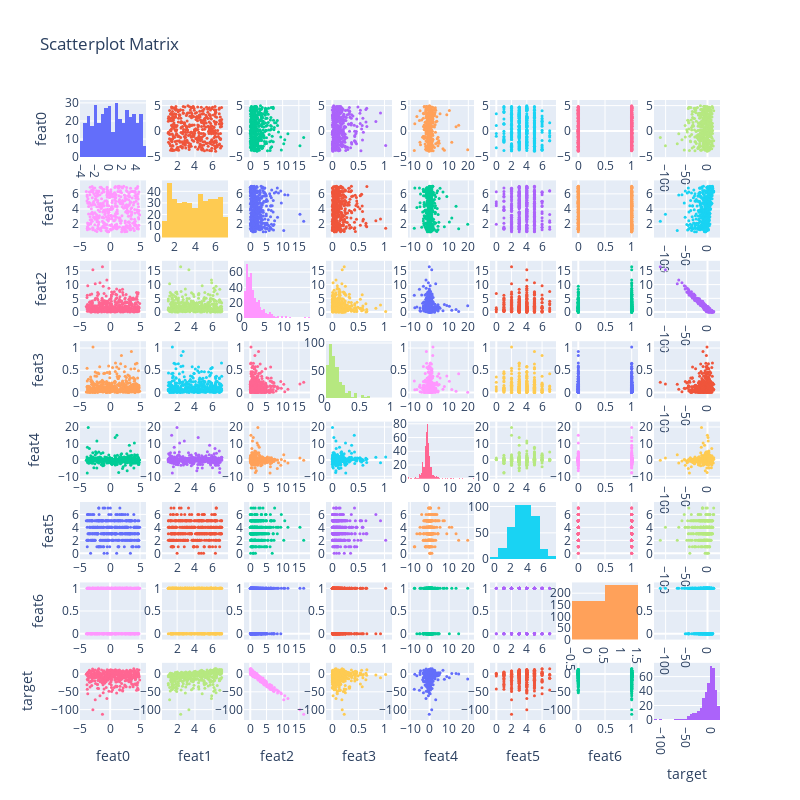

Here is the notebook cell this chart was saved with:
### Markdown cell above
### Perform small EDA (Exploratory Data Analysis)

### Code cell
ff.create_scatterplotmatrix(
    df=df_train,
    diag="histogram",
    # index="target",
    size=3,
    colormap_type="cat",
    width=800,
    height=800,
)

### Figure 1 — Plotly figure (JSON) as saved in the notebook; plotly's stock layout.template omitted (floating-point values rounded to 4 significant figures; data arrays with more than 128 entries replaced by an {"elided": "..."} marker saying what was removed)
{"data": [{"showlegend": false, "type": "histogram", "x": {"elided": "400 float values"}, "xaxis": "x", "yaxis": "y"}, {"marker": {"size": 3}, "mode": "markers", "showlegend": false, "type": "scatter", "x": {"elided": "400 float values"}, "xaxis": "x2", "y": {"elided": "400 float values"}, "yaxis": "y2"}, {"marker": {"size": 3}, "mode": "markers", "showlegend": false, "type": "scatter", "x": {"elided": "400 float values"}, "xaxis": "x3", "y": {"elided": "400 float values"}, "yaxis": "y3"}, {"marker": {"size": 3}, "mode": "markers", "showlegend": false, "type": "scatter", "x": {"elided": "400 float values"}, "xaxis": "x4", "y": {"elided": "400 float values"}, "yaxis": "y4"}, {"marker": {"size": 3}, "mode": "markers", "showlegend": false, "type": "scatter", "x": {"elided": "400 float values"}, "xaxis": "x5", "y": {"elided": "400 float values"}, "yaxis": "y5"}, {"marker": {"size": 3}, "mode": "markers", "showlegend": false, "type": "scatter", "x": {"elided": "400 int values"}, "xaxis": "x6", "y": {"elided": "400 float values"}, "yaxis": "y6"}, {"marker": {"size": 3}, "mode": "markers", "showlegend": false, "type": "scatter", "x": {"elided": "400 int values"}, "xaxis": "x7", "y": {"elided": "400 float values"}, "yaxis": "y7"}, {"marker": {"size": 3}, "mode": "markers", "showlegend": false, "type": "scatter", "x": {"elided": "400 float values"}, "xaxis": "x8", "y": {"elided": "400 float values"}, "yaxis": "y8"}, {"marker": {"size": 3}, "mode": "markers", "showlegend": false, "type": "scatter", "x": {"elided": "400 float values"}, "xaxis": "x9", "y": {"elided": "400 float values"}, "yaxis": "y9"}, {"showlegend": false, "type": "histogram", "x": {"elided": "400 float values"}, "xaxis": "x10", "yaxis": "y10"}, {"marker": {"size": 3}, "mode": "markers", "showlegend": false, "type": "scatter", "x": {"elided": "400 float values"}, "xaxis": "x11", "y": {"elided": "400 float values"}, "yaxis": "y11"}, {"marker": {"size": 3}, "mode": "markers", "showlegend": false, "type": "scatter", "x": {"elided": "400 float values"}, "xaxis": "x12", "y": {"elided": "400 float values"}, "yaxis": "y12"}, {"marker": {"size": 3}, "mode": "markers", "showlegend": false, "type": "scatter", "x": {"elided": "400 float values"}, "xaxis": "x13", "y": {"elided": "400 float values"}, "yaxis": "y13"}, {"marker": {"size": 3}, "mode": "markers", "showlegend": false, "type": "scatter", "x": {"elided": "400 int values"}, "xaxis": "x14", "y": {"elided": "400 float values"}, "yaxis": "y14"}, {"marker": {"size": 3}, "mode": "markers", "showlegend": false, "type": "scatter", "x": {"elided": "400 int values"}, "xaxis": "x15", "y": {"elided": "400 float values"}, "yaxis": "y15"}, {"marker": {"size": 3}, "mode": "markers", "showlegend": false, "type": "scatter", "x": {"elided": "400 float values"}, "xaxis": "x16", "y": {"elided": "400 float values"}, "yaxis": "y16"}, {"marker": {"size": 3}, "mode": "markers", "showlegend": false, "type": "scatter", "x": {"elided": "400 float values"}, "xaxis": "x17", "y": {"elided": "400 float values"}, "yaxis": "y17"}, {"marker": {"size": 3}, "mode": "markers", "showlegend": false, "type": "scatter", "x": {"elided": "400 float values"}, "xaxis": "x18", "y": {"elided": "400 float values"}, "yaxis": "y18"}, {"showlegend": false, "type": "histogram", "x": {"elided": "400 float values"}, "xaxis": "x19", "yaxis": "y19"}, {"marker": {"size": 3}, "mode": "markers", "showlegend": false, "type": "scatter", "x": {"elided": "400 float values"}, "xaxis": "x20", "y": {"elided": "400 float values"}, "yaxis": "y20"}, {"marker": {"size": 3}, "mode": "markers", "showlegend": false, "type": "scatter", "x": {"elided": "400 float values"}, "xaxis": "x21", "y": {"elided": "400 float values"}, "yaxis": "y21"}, {"marker": {"size": 3}, "mode": "markers", "showlegend": false, "type": "scatter", "x": {"elided": "400 int values"}, "xaxis": "x22", "y": {"elided": "400 float values"}, "yaxis": "y22"}, {"marker": {"size": 3}, "mode": "markers", "showlegend": false, "type": "scatter", "x": {"elided": "400 int values"}, "xaxis": "x23", "y": {"elided": "400 float values"}, "yaxis": "y23"}, {"marker": {"size": 3}, "mode": "markers", "showlegend": false, "type": "scatter", "x": {"elided": "400 float values"}, "xaxis": "x24", "y": {"elided": "400 float values"}, "yaxis": "y24"}, {"marker": {"size": 3}, "mode": "markers", "showlegend": false, "type": "scatter", "x": {"elided": "400 float values"}, "xaxis": "x25", "y": {"elided": "400 float values"}, "yaxis": "y25"}, {"marker": {"size": 3}, "mode": "markers", "showlegend": false, "type": "scatter", "x": {"elided": "400 float values"}, "xaxis": "x26", "y": {"elided": "400 float values"}, "yaxis": "y26"}, {"marker": {"size": 3}, "mode": "markers", "showlegend": false, "type": "scatter", "x": {"elided": "400 float values"}, "xaxis": "x27", "y": {"elided": "400 float values"}, "yaxis": "y27"}, {"showlegend": false, "type": "histogram", "x": {"elided": "400 float values"}, "xaxis": "x28", "yaxis": "y28"}, {"marker": {"size": 3}, "mode": "markers", "showlegend": false, "type": "scatter", "x": {"elided": "400 float values"}, "xaxis": "x29", "y": {"elided": "400 float values"}, "yaxis": "y29"}, {"marker": {"size": 3}, "mode": "markers", "showlegend": false, "type": "scatter", "x": {"elided": "400 int values"}, "xaxis": "x30", "y": {"elided": "400 float values"}, "yaxis": "y30"}, {"marker": {"size": 3}, "mode": "markers", "showlegend": false, "type": "scatter", "x": {"elided": "400 int values"}, "xaxis": "x31", "y": {"elided": "400 float values"}, "yaxis": "y31"}, {"marker": {"size": 3}, "mode": "markers", "showlegend": false, "type": "scatter", "x": {"elided": "400 float values"}, "xaxis": "x32", "y": {"elided": "400 float values"}, "yaxis": "y32"}, {"marker": {"size": 3}, "mode": "markers", "showlegend": false, "type": "scatter", "x": {"elided": "400 float values"}, "xaxis": "x33", "y": {"elided": "400 float values"}, "yaxis": "y33"}, {"marker": {"size": 3}, "mode": "markers", "showlegend": false, "type": "scatter", "x": {"elided": "400 float values"}, "xaxis": "x34", "y": {"elided": "400 float values"}, "yaxis": "y34"}, {"marker": {"size": 3}, "mode": "markers", "showlegend": false, "type": "scatter", "x": {"elided": "400 float values"}, "xaxis": "x35", "y": {"elided": "400 float values"}, "yaxis": "y35"}, {"marker": {"size": 3}, "mode": "markers", "showlegend": false, "type": "scatter", "x": {"elided": "400 float values"}, "xaxis": "x36", "y": {"elided": "400 float values"}, "yaxis": "y36"}, {"showlegend": false, "type": "histogram", "x": {"elided": "400 float values"}, "xaxis": "x37", "yaxis": "y37"}, {"marker": {"size": 3}, "mode": "markers", "showlegend": false, "type": "scatter", "x": {"elided": "400 int values"}, "xaxis": "x38", "y": {"elided": "400 float values"}, "yaxis": "y38"}, {"marker": {"size": 3}, "mode": "markers", "showlegend": false, "type": "scatter", "x": {"elided": "400 int values"}, "xaxis": "x39", "y": {"elided": "400 float values"}, "yaxis": "y39"}, {"marker": {"size": 3}, "mode": "markers", "showlegend": false, "type": "scatter", "x": {"elided": "400 float values"}, "xaxis": "x40", "y": {"elided": "400 float values"}, "yaxis": "y40"}, {"marker": {"size": 3}, "mode": "markers", "showlegend": false, "type": "scatter", "x": {"elided": "400 float values"}, "xaxis": "x41", "y": {"elided": "400 int values"}, "yaxis": "y41"}, {"marker": {"size": 3}, "mode": "markers", "showlegend": false, "type": "scatter", "x": {"elided": "400 float values"}, "xaxis": "x42", "y": {"elided": "400 int values"}, "yaxis": "y42"}, {"marker": {"size": 3}, "mode": "markers", "showlegend": false, "type": "scatter", "x": {"elided": "400 float values"}, "xaxis": "x43", "y": {"elided": "400 int values"}, "yaxis": "y43"}, {"marker": {"size": 3}, "mode": "markers", "showlegend": false, "type": "scatter", "x": {"elided": "400 float values"}, "xaxis": "x44", "y": {"elided": "400 int values"}, "yaxis": "y44"}, {"marker": {"size": 3}, "mode": "markers", "showlegend": false, "type": "scatter", "x": {"elided": "400 float values"}, "xaxis": "x45", "y": {"elided": "400 int values"}, "yaxis": "y45"}, {"showlegend": false, "type": "histogram", "x": {"elided": "400 int values"}, "xaxis": "x46", "yaxis": "y46"}, {"marker": {"size": 3}, "mode": "markers", "showlegend": false, "type": "scatter", "x": {"elided": "400 int values"}, "xaxis": "x47", "y": {"elided": "400 int values"}, "yaxis": "y47"}, {"marker": {"size": 3}, "mode": "markers", "showlegend": false, "type": "scatter", "x": {"elided": "400 float values"}, "xaxis": "x48", "y": {"elided": "400 int values"}, "yaxis": "y48"}, {"marker": {"size": 3}, "mode": "markers", "showlegend": false, "type": "scatter", "x": {"elided": "400 float values"}, "xaxis": "x49", "y": {"elided": "400 int values"}, "yaxis": "y49"}, {"marker": {"size": 3}, "mode": "markers", "showlegend": false, "type": "scatter", "x": {"elided": "400 float values"}, "xaxis": "x50", "y": {"elided": "400 int values"}, "yaxis": "y50"}, {"marker": {"size": 3}, "mode": "markers", "showlegend": false, "type": "scatter", "x": {"elided": "400 float values"}, "xaxis": "x51", "y": {"elided": "400 int values"}, "yaxis": "y51"}, {"marker": {"size": 3}, "mode": "markers", "showlegend": false, "type": "scatter", "x": {"elided": "400 float values"}, "xaxis": "x52", "y": {"elided": "400 int values"}, "yaxis": "y52"}, {"marker": {"size": 3}, "mode": "markers", "showlegend": false, "type": "scatter", "x": {"elided": "400 float values"}, "xaxis": "x53", "y": {"elided": "400 int values"}, "yaxis": "y53"}, {"marker": {"size": 3}, "mode": "markers", "showlegend": false, "type": "scatter", "x": {"elided": "400 int values"}, "xaxis": "x54", "y": {"elided": "400 int values"}, "yaxis": "y54"}, {"showlegend": false, "type": "histogram", "x": {"elided": "400 int values"}, "xaxis": "x55", "yaxis": "y55"}, {"marker": {"size": 3}, "mode": "markers", "showlegend": false, "type": "scatter", "x": {"elided": "400 float values"}, "xaxis": "x56", "y": {"elided": "400 int values"}, "yaxis": "y56"}, {"marker": {"size": 3}, "mode": "markers", "showlegend": false, "type": "scatter", "x": {"elided": "400 float values"}, "xaxis": "x57", "y": {"elided": "400 float values"}, "yaxis": "y57"}, {"marker": {"size": 3}, "mode": "markers", "showlegend": false, "type": "scatter", "x": {"elided": "400 float values"}, "xaxis": "x58", "y": {"elided": "400 float values"}, "yaxis": "y58"}, {"marker": {"size": 3}, "mode": "markers", "showlegend": false, "type": "scatter", "x": {"elided": "400 float values"}, "xaxis": "x59", "y": {"elided": "400 float values"}, "yaxis": "y59"}, {"marker": {"size": 3}, "mode": "markers", "showlegend": false, "type": "scatter", "x": {"elided": "400 float values"}, "xaxis": "x60", "y": {"elided": "400 float values"}, "yaxis": "y60"}, {"marker": {"size": 3}, "mode": "markers", "showlegend": false, "type": "scatter", "x": {"elided": "400 float values"}, "xaxis": "x61", "y": {"elided": "400 float values"}, "yaxis": "y61"}, {"marker": {"size": 3}, "mode": "markers", "showlegend": false, "type": "scatter", "x": {"elided": "400 int values"}, "xaxis": "x62", "y": {"elided": "400 float values"}, "yaxis": "y62"}, {"marker": {"size": 3}, "mode": "markers", "showlegend": false, "type": "scatter", "x": {"elided": "400 int values"}, "xaxis": "x63", "y": {"elided": "400 float values"}, "yaxis": "y63"}, {"showlegend": false, "type": "histogram", "x": {"elided": "400 float values"}, "xaxis": "x64", "yaxis": "y64"}], "layout": {"height": 800, "showlegend": true, "title": {"text": "Scatterplot Matrix"}, "width": 800, "xaxis": {"anchor": "y", "domain": [0, 0.1031]}, "xaxis10": {"anchor": "y10", "domain": [0.1281, 0.2312]}, "xaxis11": {"anchor": "y11", "domain": [0.2562, 0.3594]}, "xaxis12": {"anchor": "y12", "domain": [0.3844, 0.4875]}, "xaxis13": {"anchor": "y13", "domain": [0.5125, 0.6156]}, "xaxis14": {"anchor": "y14", "domain": [0.6406, 0.7438]}, "xaxis15": {"anchor": "y15", "domain": [0.7688, 0.8719]}, "xaxis16": {"anchor": "y16", "domain": [0.8969, 1]}, "xaxis17": {"anchor": "y17", "domain": [0, 0.1031]}, "xaxis18": {"anchor": "y18", "domain": [0.1281, 0.2312]}, "xaxis19": {"anchor": "y19", "domain": [0.2562, 0.3594]}, "xaxis2": {"anchor": "y2", "domain": [0.1281, 0.2312]}, "xaxis20": {"anchor": "y20", "domain": [0.3844, 0.4875]}, "xaxis21": {"anchor": "y21", "domain": [0.5125, 0.6156]}, "xaxis22": {"anchor": "y22", "domain": [0.6406, 0.7438]}, "xaxis23": {"anchor": "y23", "domain": [0.7688, 0.8719]}, "xaxis24": {"anchor": "y24", "domain": [0.8969, 1]}, "xaxis25": {"anchor": "y25", "domain": [0, 0.1031]}, "xaxis26": {"anchor": "y26", "domain": [0.1281, 0.2312]}, "xaxis27": {"anchor": "y27", "domain": [0.2562, 0.3594]}, "xaxis28": {"anchor": "y28", "domain": [0.3844, 0.4875]}, "xaxis29": {"anchor": "y29", "domain": [0.5125, 0.6156]}, "xaxis3": {"anchor": "y3", "domain": [0.2562, 0.3594]}, "xaxis30": {"anchor": "y30", "domain": [0.6406, 0.7438]}, "xaxis31": {"anchor": "y31", "domain": [0.7688, 0.8719]}, "xaxis32": {"anchor": "y32", "domain": [0.8969, 1]}, "xaxis33": {"anchor": "y33", "domain": [0, 0.1031]}, "xaxis34": {"anchor": "y34", "domain": [0.1281, 0.2312]}, "xaxis35": {"anchor": "y35", "domain": [0.2562, 0.3594]}, "xaxis36": {"anchor": "y36", "domain": [0.3844, 0.4875]}, "xaxis37": {"anchor": "y37", "domain": [0.5125, 0.6156]}, "xaxis38": {"anchor": "y38", "domain": [0.6406, 0.7438]}, "xaxis39": {"anchor": "y39", "domain": [0.7688, 0.8719]}, "xaxis4": {"anchor": "y4", "domain": [0.3844, 0.4875]}, "xaxis40": {"anchor": "y40", "domain": [0.8969, 1]}, "xaxis41": {"anchor": "y41", "domain": [0, 0.1031]}, "xaxis42": {"anchor": "y42", "domain": [0.1281, 0.2312]}, "xaxis43": {"anchor": "y43", "domain": [0.2562, 0.3594]}, "xaxis44": {"anchor": "y44", "domain": [0.3844, 0.4875]}, "xaxis45": {"anchor": "y45", "domain": [0.5125, 0.6156]}, "xaxis46": {"anchor": "y46", "domain": [0.6406, 0.7438]}, "xaxis47": {"anchor": "y47", "domain": [0.7688, 0.8719]}, "xaxis48": {"anchor": "y48", "domain": [0.8969, 1]}, "xaxis49": {"anchor": "y49", "domain": [0, 0.1031]}, "xaxis5": {"anchor": "y5", "domain": [0.5125, 0.6156]}, "xaxis50": {"anchor": "y50", "domain": [0.1281, 0.2312]}, "xaxis51": {"anchor": "y51", "domain": [0.2562, 0.3594]}, "xaxis52": {"anchor": "y52", "domain": [0.3844, 0.4875]}, "xaxis53": {"anchor": "y53", "domain": [0.5125, 0.6156]}, "xaxis54": {"anchor": "y54", "domain": [0.6406, 0.7438]}, "xaxis55": {"anchor": "y55", "domain": [0.7688, 0.8719]}, "xaxis56": {"anchor": "y56", "domain": [0.8969, 1]}, "xaxis57": {"anchor": "y57", "domain": [0, 0.1031], "title": {"text": "feat0"}}, "xaxis58": {"anchor": "y58", "domain": [0.1281, 0.2312], "title": {"text": "feat1"}}, "xaxis59": {"anchor": "y59", "domain": [0.2562, 0.3594], "title": {"text": "feat2"}}, "xaxis6": {"anchor": "y6", "domain": [0.6406, 0.7438]}, "xaxis60": {"anchor": "y60", "domain": [0.3844, 0.4875], "title": {"text": "feat3"}}, "xaxis61": {"anchor": "y61", "domain": [0.5125, 0.6156], "title": {"text": "feat4"}}, "xaxis62": {"anchor": "y62", "domain": [0.6406, 0.7438], "title": {"text": "feat5"}}, "xaxis63": {"anchor": "y63", "domain": [0.7688, 0.8719], "title": {"text": "feat6"}}, "xaxis64": {"anchor": "y64", "domain": [0.8969, 1], "title": {"text": "target"}}, "xaxis7": {"anchor": "y7", "domain": [0.7688, 0.8719]}, "xaxis8": {"anchor": "y8", "domain": [0.8969, 1]}, "xaxis9": {"anchor": "y9", "domain": [0, 0.1031]}, "yaxis": {"anchor": "x", "domain": [0.9078, 1.0], "title": {"text": "feat0"}}, "yaxis10": {"anchor": "x10", "domain": [0.7781, 0.8703]}, "yaxis11": {"anchor": "x11", "domain": [0.7781, 0.8703]}, "yaxis12": {"anchor": "x12", "domain": [0.7781, 0.8703]}, "yaxis13": {"anchor": "x13", "domain": [0.7781, 0.8703]}, "yaxis14": {"anchor": "x14", "domain": [0.7781, 0.8703]}, "yaxis15": {"anchor": "x15", "domain": [0.7781, 0.8703]}, "yaxis16": {"anchor": "x16", "domain": [0.7781, 0.8703]}, "yaxis17": {"anchor": "x17", "domain": [0.6484, 0.7406], "title": {"text": "feat2"}}, "yaxis18": {"anchor": "x18", "domain": [0.6484, 0.7406]}, "yaxis19": {"anchor": "x19", "domain": [0.6484, 0.7406]}, "yaxis2": {"anchor": "x2", "domain": [0.9078, 1.0]}, "yaxis20": {"anchor": "x20", "domain": [0.6484, 0.7406]}, "yaxis21": {"anchor": "x21", "domain": [0.6484, 0.7406]}, "yaxis22": {"anchor": "x22", "domain": [0.6484, 0.7406]}, "yaxis23": {"anchor": "x23", "domain": [0.6484, 0.7406]}, "yaxis24": {"anchor": "x24", "domain": [0.6484, 0.7406]}, "yaxis25": {"anchor": "x25", "domain": [0.5188, 0.6109], "title": {"text": "feat3"}}, "yaxis26": {"anchor": "x26", "domain": [0.5188, 0.6109]}, "yaxis27": {"anchor": "x27", "domain": [0.5188, 0.6109]}, "yaxis28": {"anchor": "x28", "domain": [0.5188, 0.6109]}, "yaxis29": {"anchor": "x29", "domain": [0.5188, 0.6109]}, "yaxis3": {"anchor": "x3", "domain": [0.9078, 1.0]}, "yaxis30": {"anchor": "x30", "domain": [0.5188, 0.6109]}, "yaxis31": {"anchor": "x31", "domain": [0.5188, 0.6109]}, "yaxis32": {"anchor": "x32", "domain": [0.5188, 0.6109]}, "yaxis33": {"anchor": "x33", "domain": [0.3891, 0.4813], "title": {"text": "feat4"}}, "yaxis34": {"anchor": "x34", "domain": [0.3891, 0.4813]}, "yaxis35": {"anchor": "x35", "domain": [0.3891, 0.4813]}, "yaxis36": {"anchor": "x36", "domain": [0.3891, 0.4813]}, "yaxis37": {"anchor": "x37", "domain": [0.3891, 0.4813]}, "yaxis38": {"anchor": "x38", "domain": [0.3891, 0.4813]}, "yaxis39": {"anchor": "x39", "domain": [0.3891, 0.4813]}, "yaxis4": {"anchor": "x4", "domain": [0.9078, 1.0]}, "yaxis40": {"anchor": "x40", "domain": [0.3891, 0.4813]}, "yaxis41": {"anchor": "x41", "domain": [0.2594, 0.3516], "title": {"text": "feat5"}}, "yaxis42": {"anchor": "x42", "domain": [0.2594, 0.3516]}, "yaxis43": {"anchor": "x43", "domain": [0.2594, 0.3516]}, "yaxis44": {"anchor": "x44", "domain": [0.2594, 0.3516]}, "yaxis45": {"anchor": "x45", "domain": [0.2594, 0.3516]}, "yaxis46": {"anchor": "x46", "domain": [0.2594, 0.3516]}, "yaxis47": {"anchor": "x47", "domain": [0.2594, 0.3516]}, "yaxis48": {"anchor": "x48", "domain": [0.2594, 0.3516]}, "yaxis49": {"anchor": "x49", "domain": [0.1297, 0.2219], "title": {"text": "feat6"}}, "yaxis5": {"anchor": "x5", "domain": [0.9078, 1.0]}, "yaxis50": {"anchor": "x50", "domain": [0.1297, 0.2219]}, "yaxis51": {"anchor": "x51", "domain": [0.1297, 0.2219]}, "yaxis52": {"anchor": "x52", "domain": [0.1297, 0.2219]}, "yaxis53": {"anchor": "x53", "domain": [0.1297, 0.2219]}, "yaxis54": {"anchor": "x54", "domain": [0.1297, 0.2219]}, "yaxis55": {"anchor": "x55", "domain": [0.1297, 0.2219]}, "yaxis56": {"anchor": "x56", "domain": [0.1297, 0.2219]}, "yaxis57": {"anchor": "x57", "domain": [0, 0.09219], "title": {"text": "target"}}, "yaxis58": {"anchor": "x58", "domain": [0, 0.09219]}, "yaxis59": {"anchor": "x59", "domain": [0, 0.09219]}, "yaxis6": {"anchor": "x6", "domain": [0.9078, 1.0]}, "yaxis60": {"anchor": "x60", "domain": [0, 0.09219]}, "yaxis61": {"anchor": "x61", "domain": [0, 0.09219]}, "yaxis62": {"anchor": "x62", "domain": [0, 0.09219]}, "yaxis63": {"anchor": "x63", "domain": [0, 0.09219]}, "yaxis64": {"anchor": "x64", "domain": [0, 0.09219]}, "yaxis7": {"anchor": "x7", "domain": [0.9078, 1.0]}, "yaxis8": {"anchor": "x8", "domain": [0.9078, 1.0]}, "yaxis9": {"anchor": "x9", "domain": [0.7781, 0.8703], "title": {"text": "feat1"}}}}
